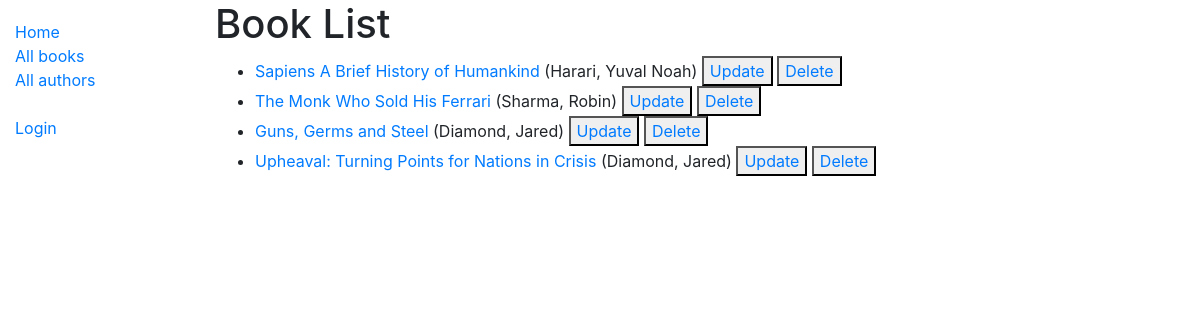
Before: /catalog/books/ with the older database file.
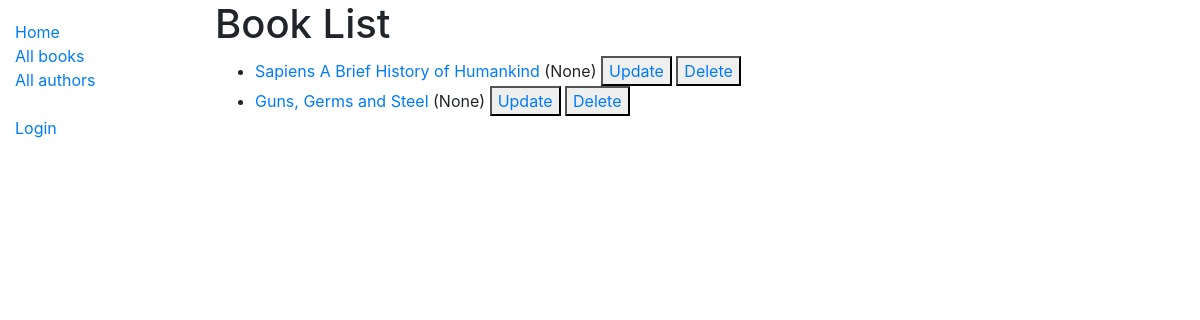
After: the same page with the newer database file.
### catalog/models.py (models this page shows, shortened)
class Book(models.Model):
    title = models.CharField(max_length=200)
    author = models.ForeignKey('Author',on_delete=models.SET_NULL, null=True)
    summary = models.TextField(max_length=1000, help_text='Enter a brief desc of the book' )
    isbn = models.CharField('ISBN', max_length=13, help_text='13 Character <a href="https://www.isbn-international.org/content/what-isbn">ISBN number</a>')
    genre = models.ManyToManyField(Genre, help_text='Select a genre for the book')
    def get_absolute_url(self):
        return reverse("book-detail", args=[str(self.id)])
    def display_genre(self):
        """ Create a string for Genre. This is required to display genre in Admin"""
        return ', '.join(genre.name for genre in self.genre.all()[:3])
    display_genre.short_description = 'Genre'

class Author(models.Model):
    first_name = models.CharField(max_length=100)
    last_name = models.CharField(max_length=100)
    date_of_birth = models.DateField(null=True, blank=True)
    date_of_death = models.DateField('Died', null=True, blank=True)
    class Meta:
        ordering = ['last_name', 'first_name']
    def __str__(self):
        return f'{self.last_name}, {self.first_name}'

### catalog/views.py (the view)
# urls.py: path('books/', views.BookListView.as_view(), name='books'),
class BookListView(ListView):
    model = Book
    context_object_name = 'book_list'
    queryset = Book.objects.filter()[:]
    template_name = 'catalog/books_list.html'

### catalog/templates/catalog/book_list.html (shortened to what this page needs)
{% extends "base_generic.html" %}
{% block content %}
<h1>Book List</h1>
{% if book_list %}
<ul>
  {% for book in book_list %}
  <li>
    <a href="{{ book.get_absolute_url }}">{{ book.title }}</a> ({{book.author}})
    <button><a href="{% url 'book_update' book.id %}">Update</a></button>
    <button><a href="{% url 'book_delete' book.id %}">Delete</a></button>
  </li>
  {% endfor %}
</ul>
{% else %}
<p>There are no books in the library.</p>
{% endif %}
{% endblock %}

### catalog/templates/base_generic.html (shortened to what this page needs)
<!DOCTYPE html>
<html lang="en">
<head>
  <link rel="stylesheet" href="https://stackpath.bootstrapcdn.com/bootstrap/4.1.3/css/bootstrap.min.css"
>
  {% load static %}
  <link rel="stylesheet" href="{% static 'css/styles.css' %}">
</head>
<body>
  <div class="container-fluid">
    <div class="row">
      <div class="col-sm-2">
        {% block sidebar %}
        <ul class="sidebar-nav">
          <li><a href="{% url 'index' %}">Home</a></li>
          <li><a href="{% url 'books' %}">All books</a></li>
          <li><a href="{% url 'authors' %}">All authors</a></li><br>
          {% if user.is_authenticated %}
          <li>Username: {{ user.get_username }}</li>
          <li><a href="{% url 'my-borrowed' %}">My Borrowed</a></li>
          <li><a href="{% url 'logout' %}?next={{request.path}}">Logout</a></li>
          {% else %}
          <li><a href="{% url 'login' %}?next={{request.path}}">Login</a></li>
          {% endif %}
          <br>
        </ul>
        {% endblock %}
      </div>
      <div class="col-sm-10 ">{% block content %}{% endblock %}</div>
    </div>
  </div>
</body>
</html>

### catalog/static/css/styles.css (style rules this page uses)
.sidebar-nav { margin-top: 20px; padding: 0; list-style: none; }

Changed rows visible on the page:
removed Book: title "The Monk Who Sold His Ferrari", author "Sharma, Robin"
removed Book: title "Upheaval: Turning Points for Nations in Crisis", author "Diamond, Jared"
changed Book "Sapiens A Brief History of Humankind": author "Harari, Yuval Noah" → "None"
changed Book "Guns, Germs and Steel": author "Diamond, Jared" → "None"
